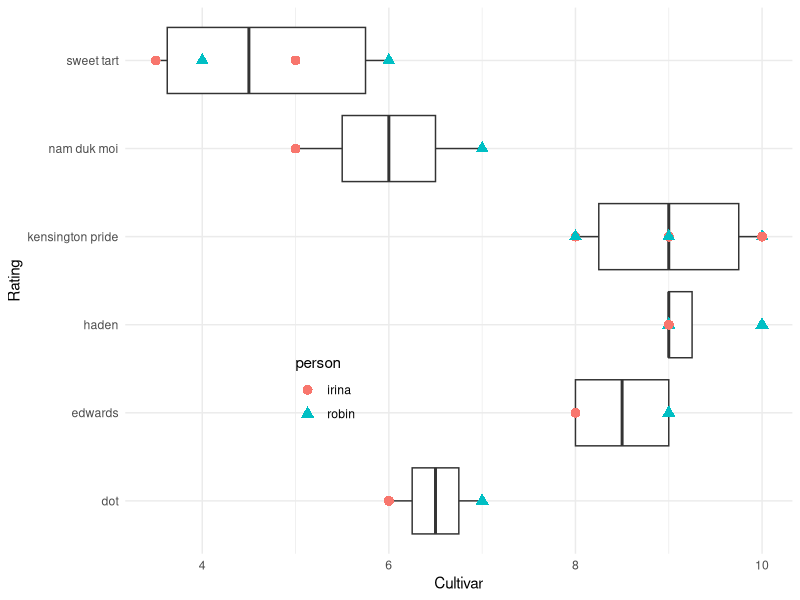

Write R code to recreate this figure.
## ---- chunk 1
library(tidyverse)
mango<- read_csv("data/mango_data.csv") %>%
  mutate(cultivar = tolower(cultivar)) %>%
  mutate(person = tolower(person))
## ---- chunk 2
ggplot(mango, aes(cultivar, rating))+
  geom_boxplot()+
  geom_point(aes(shape=person, color=person), size=3)+
  theme_minimal()+
  theme(legend.position = c(.3, 0.3))+
  coord_flip() +
  xlab("Rating")+
  ylab("Cultivar")
